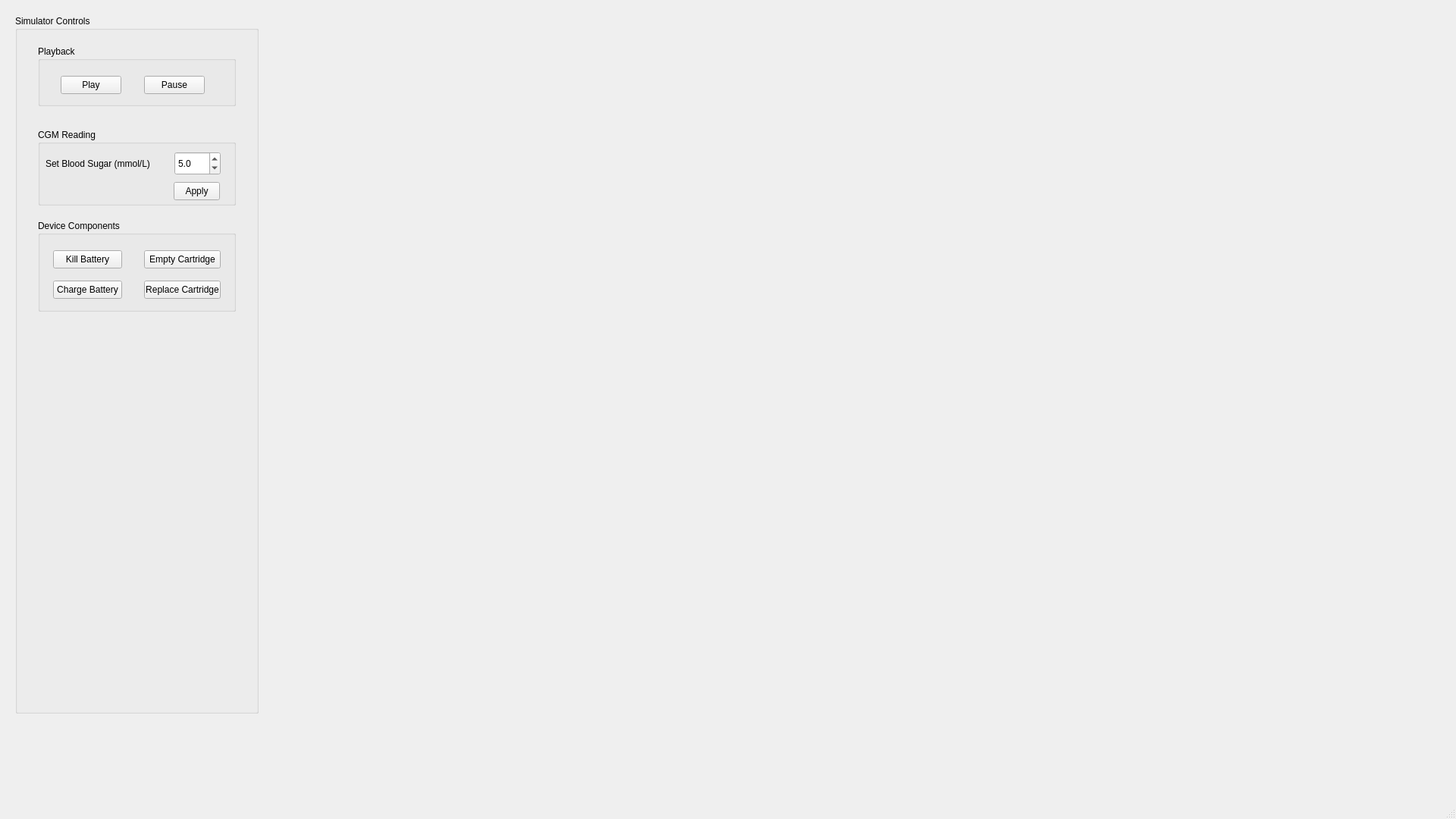
<?xml version="1.0" encoding="UTF-8"?>
<ui version="4.0">
 <class>MainWindow</class>
 <widget class="QMainWindow" name="MainWindow">
  <property name="geometry">
   <rect>
    <x>0</x>
    <y>0</y>
    <width>1920</width>
    <height>1080</height>
   </rect>
  </property>
  <property name="windowTitle">
   <string>MainWindow</string>
  </property>
  <widget class="QWidget" name="centralwidget">
   <widget class="QGroupBox" name="simulatorControlsGroup">
    <property name="geometry">
     <rect>
      <x>20</x>
      <y>20</y>
      <width>321</width>
      <height>921</height>
     </rect>
    </property>
    <property name="title">
     <string>Simulator Controls</string>
    </property>
    <widget class="QGroupBox" name="playbackControlsGroup">
     <property name="geometry">
      <rect>
       <x>30</x>
       <y>40</y>
       <width>261</width>
       <height>80</height>
      </rect>
     </property>
     <property name="title">
      <string>Playback</string>
     </property>
     <widget class="QPushButton" name="playButton">
      <property name="geometry">
       <rect>
        <x>30</x>
        <y>40</y>
        <width>80</width>
        <height>24</height>
       </rect>
      </property>
      <property name="text">
       <string>Play</string>
      </property>
     </widget>
     <widget class="QPushButton" name="pauseButton">
      <property name="geometry">
       <rect>
        <x>140</x>
        <y>40</y>
        <width>80</width>
        <height>24</height>
       </rect>
      </property>
      <property name="text">
       <string>Pause</string>
      </property>
     </widget>
    </widget>
    <widget class="QGroupBox" name="CGMControlsGroup">
     <property name="geometry">
      <rect>
       <x>30</x>
       <y>150</y>
       <width>261</width>
       <height>101</height>
      </rect>
     </property>
     <property name="title">
      <string>CGM Reading</string>
     </property>
     <widget class="QDoubleSpinBox" name="BGdiffValue">
      <property name="geometry">
       <rect>
        <x>180</x>
        <y>30</y>
        <width>61</width>
        <height>31</height>
       </rect>
      </property>
      <property name="decimals">
       <number>1</number>
      </property>
      <property name="minimum">
       <double>0.000000000000000</double>
      </property>
      <property name="maximum">
       <double>18.000000000000000</double>
      </property>
      <property name="singleStep">
       <double>0.100000000000000</double>
      </property>
      <property name="value">
       <double>5.000000000000000</double>
      </property>
     </widget>
     <widget class="QLabel" name="BGdiffLabel">
      <property name="geometry">
       <rect>
        <x>10</x>
        <y>30</y>
        <width>161</width>
        <height>31</height>
       </rect>
      </property>
      <property name="text">
       <string>Set Blood Sugar (mmol/L)</string>
      </property>
     </widget>
     <widget class="QPushButton" name="applyBGdiffButton">
      <property name="geometry">
       <rect>
        <x>179</x>
        <y>70</y>
        <width>61</width>
        <height>24</height>
       </rect>
      </property>
      <property name="text">
       <string>Apply</string>
      </property>
     </widget>
    </widget>
    <widget class="QGroupBox" name="groupBox">
     <property name="geometry">
      <rect>
       <x>30</x>
       <y>270</y>
       <width>261</width>
       <height>121</height>
      </rect>
     </property>
     <property name="title">
      <string>Device Components</string>
     </property>
     <widget class="QPushButton" name="killBatteryButton">
      <property name="geometry">
       <rect>
        <x>20</x>
        <y>40</y>
        <width>91</width>
        <height>24</height>
       </rect>
      </property>
      <property name="text">
       <string>Kill Battery</string>
      </property>
     </widget>
     <widget class="QPushButton" name="chargeBatteryButton">
      <property name="geometry">
       <rect>
        <x>20</x>
        <y>80</y>
        <width>91</width>
        <height>24</height>
       </rect>
      </property>
      <property name="text">
       <string>Charge Battery</string>
      </property>
     </widget>
     <widget class="QPushButton" name="emptyCartridgeButton">
      <property name="geometry">
       <rect>
        <x>140</x>
        <y>40</y>
        <width>101</width>
        <height>24</height>
       </rect>
      </property>
      <property name="text">
       <string>Empty Cartridge</string>
      </property>
     </widget>
     <widget class="QPushButton" name="replaceCartridgeButton">
      <property name="geometry">
       <rect>
        <x>140</x>
        <y>80</y>
        <width>101</width>
        <height>24</height>
       </rect>
      </property>
      <property name="text">
       <string>Replace Cartridge</string>
      </property>
     </widget>
    </widget>
   </widget>
   <widget class="QWidget" name="deviceDisplayWidget" native="true">
    <property name="geometry">
     <rect>
      <x>370</x>
      <y>40</y>
      <width>1200</width>
      <height>900</height>
     </rect>
    </property>
   </widget>
  </widget>
  <widget class="QMenuBar" name="menubar">
   <property name="geometry">
    <rect>
     <x>0</x>
     <y>0</y>
     <width>1920</width>
     <height>21</height>
    </rect>
   </property>
  </widget>
  <widget class="QStatusBar" name="statusbar"/>
 </widget>
 <resources/>
 <connections/>
</ui>
